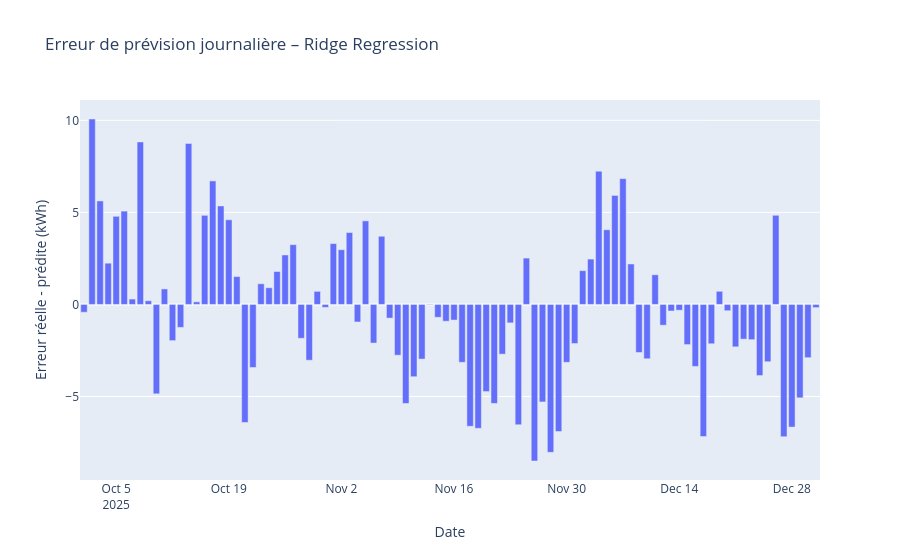

The notebook cell saved with this chart:
### Code cell
fig = px.bar(
    predictions_test,
    x="date",
    y="erreur_kwh",
    title=f"Erreur de prévision journalière – {best_model_name}",
    labels={
        "date": "Date",
        "erreur_kwh": "Erreur réelle - prédite (kWh)"
    }
)

fig.show()
